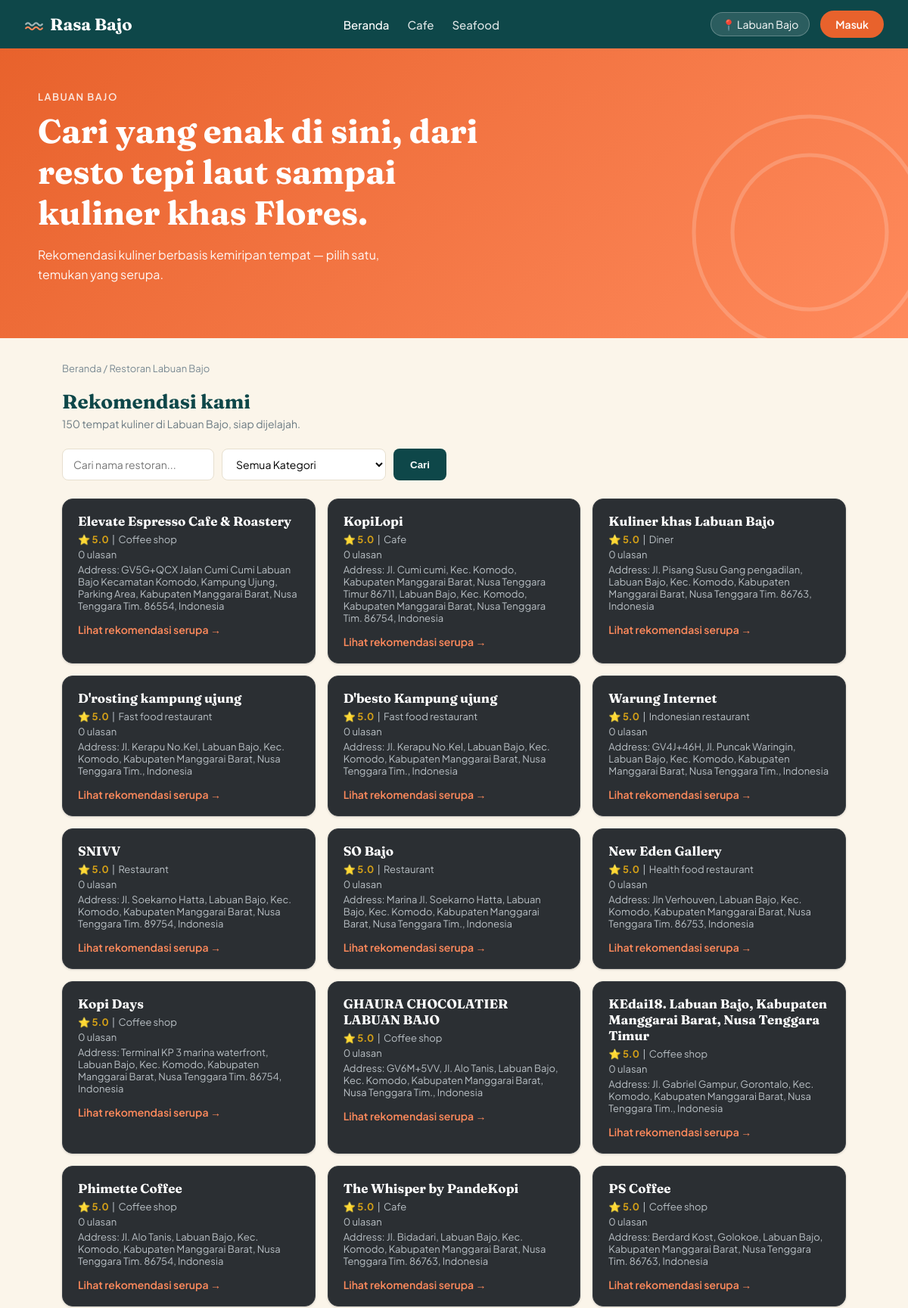
The page / (upper part) on the database its author committed.
### tables this page shows
CREATE TABLE `restoran` (
  `id_restoran` int(11) NOT NULL,
  `restoran_id_csv` int(11) DEFAULT NULL,
  `url` text DEFAULT NULL,
  `nama` varchar(255) NOT NULL,
  `kategori` varchar(255) DEFAULT NULL,
  `kategori_utama` varchar(100) DEFAULT NULL,
  `rating` decimal(2,1) DEFAULT NULL,
  `jumlah_review` int(11) DEFAULT 0,
  `alamat` text DEFAULT NULL,
  `lat` decimal(10,7) DEFAULT NULL,
  `lng` decimal(10,7) DEFAULT NULL,
  `harga` varchar(50) DEFAULT NULL,
  `query_asal` varchar(255) DEFAULT NULL,
  `created_at` timestamp NOT NULL DEFAULT current_timestamp()
);

### application/controllers/Home.php (called while the page is built, shortened)
<?php
class Home extends CI_Controller
{
    public function __construct()
    {
        $this->load->model('Restoran_model');
        $this->load->model('Similarity_model');
        $this->load->helper('url');
        $this->load->library('session');
    }
    public function index()
    {
        $keyword = $this->input->get('keyword') ? $this->input->get('keyword') : '';
        $kategori = $this->input->get('kategori') ? $this->input->get('kategori') : '';
        $data['restoran_list'] = $this->Restoran_model->cari_dengan_filter($keyword, $kategori);
        $data['kategori_list'] = $this->Restoran_model->daftar_kategori();
        $data['keyword'] = $keyword;
        $data['filter_kategori'] = $kategori;
        $data['halaman_aktif'] = 'beranda';
        $this->load->view('layout/header', $data);
        $this->load->view('home/index', $data);
        $this->load->view('layout/footer');
    }
}

### index.php (called while the page is built, shortened)
<?php
require_once BASEPATH.'core/CodeIgniter.php';

### application/models/Restoran_model.php (called while the page is built, shortened)
<?php
class Restoran_model extends CI_Model
{
    public function cari_dengan_filter($keyword = '', $kategori = '')
    {
        $this->db->select('id_restoran, restoran_id_csv, nama, kategori_utama, rating, jumlah_review, alamat');
        $this->db->from('restoran');
        $this->db->order_by('rating', 'DESC');
        return $this->db->get()->result_array();
    }
    public function daftar_kategori()
    {
        $this->db->distinct();
        $this->db->select('kategori_utama');
        $this->db->from('restoran');
        $this->db->where('kategori_utama IS NOT NULL');
        $this->db->order_by('kategori_utama', 'ASC');
        return $this->db->get()->result_array();
    }
}

### application/views/home/index.php (the view, shortened to what this page needs)
<section class="hero">
    <div class="hero-inner">
        <div class="hero-eyebrow">Labuan Bajo</div>
        <h1>Cari yang enak di sini, dari resto tepi laut sampai kuliner khas Flores.</h1>
        <p>Rekomendasi kuliner berbasis kemiripan tempat — pilih satu, temukan yang serupa.</p>
    </div>
    <svg class="hero-waves" viewBox="0 0 200 200" xmlns="http://www.w3.org/2000/svg">
        <circle cx="100" cy="100" r="90" fill="none" stroke="white" stroke-width="3"/>
        <circle cx="100" cy="100" r="60" fill="none" stroke="white" stroke-width="3"/>
    </svg>
</section>
<div class="container">
    <div class="breadcrumb">Beranda / Restoran Labuan Bajo</div>
    <div class="section-title">
        <h2>Rekomendasi kami</h2>
        <p><?php echo count($restoran_list); ?> tempat kuliner di Labuan Bajo, siap dijelajah.</p>
    </div>
    <form class="form-filter" method="GET" action="<?php echo base_url(); ?>">
        <input type="text" name="keyword" placeholder="Cari nama restoran..." value="<?php echo htmlspecialchars($keyword); ?>">
        <select name="kategori">
            <option value="">Semua Kategori</option>
        </select>
        <button type="submit">Cari</button>
    </form>
    <div class="card-grid">
        <?php if (count($restoran_list) > 0): ?>
            <?php foreach ($restoran_list as $r): ?>
                <div class="card">
                    <h3><?php echo htmlspecialchars($r['nama']); ?></h3>
                    <div class="meta"><span class="rating">⭐ <?php echo htmlspecialchars($r['rating']); ?></span> &nbsp;|&nbsp; <?php echo htmlspecialchars($r['kategori_utama']); ?></div>
                    <div class="meta"><?php echo (int) $r['jumlah_review']; ?> ulasan</div>
                    <div class="meta"><?php echo htmlspecialchars($r['alamat']); ?></div>
                    <a class="lihat" href="<?php echo base_url('restoran/' . $r['restoran_id_csv']); ?>">Lihat rekomendasi serupa &rarr;</a>
                </div>
            <?php endforeach; ?>
        <?php else: ?>
            <p>Tidak ada restoran ditemukan.</p>
        <?php endif; ?>
    </div>
</div>

### assets/style.css (style rules this page uses)
:root { --teal-deep: #0E4749; --teal-mid: #14625F; --coral: #E8622C; --coral-light: #FF8A5C; --sand: #FBF5EA; --sand-card: #FFFFFF; --charcoal: #22303C; --gold: #D4A017; --border-soft: #E7DFCF; }
* { box-sizing: border-box; }
body { margin: 0; font-family: 'Plus Jakarta Sans', sans-serif; background: var(--sand); color: var(--charcoal); }
h1, h2, h3 { font-family: 'Fraunces', serif; margin: 0; }
a { color: inherit; }
.hero { background: linear-gradient(135deg, var(--coral) 0%, var(--coral-light) 100%); color: white; padding: 56px 32px; position: relative; overflow: hidden; }
.hero-inner { max-width: 1100px; margin: 0 auto; position: relative; z-index: 2; }
.hero-eyebrow { font-size: 13px; letter-spacing: 1.5px; text-transform: uppercase; opacity: 0.85; font-weight: 600; margin-bottom: 10px; }
.hero h1 { font-size: 44px; font-weight: 700; margin-bottom: 14px; max-width: 620px; }
.hero p { font-size: 16px; max-width: 480px; opacity: 0.95; line-height: 1.6; }
.hero-waves { position: absolute; right: -40px; bottom: -30px; opacity: 0.18; width: 340px; }
.container { max-width: 1100px; margin: 0 auto; padding: 32px; }
.breadcrumb { font-size: 13px; color: #7A8A93; margin-bottom: 20px; }
.section-title h2 { font-size: 26px; color: var(--teal-deep); }
.section-title p { color: #6B7A82; margin-top: 4px; font-size: 14px; }
.form-filter { margin: 24px 0; display: flex; gap: 10px; flex-wrap: wrap; }
.form-filter input, .form-filter select { padding: 10px 14px; border-radius: 8px; border: 1px solid var(--border-soft); font-family: inherit; font-size: 14px; background: white; }
.form-filter button { background: var(--teal-deep); color: white; border: none; padding: 10px 22px; border-radius: 8px; font-weight: 600; cursor: pointer; }
.card-grid { display: grid; grid-template-columns: repeat(auto-fill, minmax(260px, 1fr)); gap: 16px; }
.card { background: #2B2F33; border-radius: 14px; padding: 18px 20px; box-shadow: 0 1px 3px rgba(0,0,0,0.15); border: 1px solid #3A3F44; }
.card h3 { font-size: 17px; margin-bottom: 6px; color: white; }
.card .meta { color: #B9C0C5; font-size: 13px; margin-bottom: 4px; }
.rating { color: var(--gold); font-weight: 700; }
.card a.lihat { display: inline-block; margin-top: 10px; color: var(--coral-light); text-decoration: none; font-weight: 600; font-size: 14px; }

### rows shown on the page
restoran: nama "Elevate Espresso Cafe & Roastery", rating "5.0", kategori_utama "Coffee shop", jumlah_review "0", alamat "Address: GV5G+QCX Jalan Cumi Cumi Labuan Bajo Kecamatan Komodo, Kampung Ujung, Parking Area, Kabupaten Manggarai Barat, Nusa Tenggara Tim. 86554, Indonesia"
restoran: nama "KopiLopi", rating "5.0", kategori_utama "Cafe", jumlah_review "0", alamat "Address: Jl. Cumi cumi, Kec. Komodo, Kabupaten Manggarai Barat, Nusa Tenggara Timur 86711, Labuan Bajo, Kec. Komodo, Kabupaten Manggarai Barat, Nusa Tenggara Tim. 86754, Indonesia"
restoran: nama "Kuliner khas Labuan Bajo", rating "5.0", kategori_utama "Diner", jumlah_review "0", alamat "Address: Jl. Pisang Susu Gang pengadilan, Labuan Bajo, Kec. Komodo, Kabupaten Manggarai Barat, Nusa Tenggara Tim. 86763, Indonesia"
restoran: nama "D'rosting kampung ujung", rating "5.0", kategori_utama "Fast food restaurant", jumlah_review "0", alamat "Address: Jl. Kerapu No.Kel, Labuan Bajo, Kec. Komodo, Kabupaten Manggarai Barat, Nusa Tenggara Tim., Indonesia"
restoran: nama "D'besto Kampung ujung", rating "5.0", kategori_utama "Fast food restaurant", jumlah_review "0", alamat "Address: Jl. Kerapu No.Kel, Labuan Bajo, Kec. Komodo, Kabupaten Manggarai Barat, Nusa Tenggara Tim., Indonesia"
restoran: nama "Warung Internet", rating "5.0", kategori_utama "Indonesian restaurant", jumlah_review "0", alamat "Address: GV4J+46H, Jl. Puncak Waringin, Labuan Bajo, Kec. Komodo, Kabupaten Manggarai Barat, Nusa Tenggara Tim., Indonesia"
restoran: nama "SNIVV", rating "5.0", kategori_utama "Restaurant", jumlah_review "0", alamat "Address: Jl. Soekarno Hatta, Labuan Bajo, Kec. Komodo, Kabupaten Manggarai Barat, Nusa Tenggara Tim. 89754, Indonesia"
restoran: nama "SO Bajo", rating "5.0", kategori_utama "Restaurant", jumlah_review "0", alamat "Address: Marina Jl. Soekarno Hatta, Labuan Bajo, Kec. Komodo, Kabupaten Manggarai Barat, Nusa Tenggara Tim., Indonesia"
restoran: nama "New Eden Gallery", rating "5.0", kategori_utama "Health food restaurant", jumlah_review "0", alamat "Address: Jln Verhouven, Labuan Bajo, Kec. Komodo, Kabupaten Manggarai Barat, Nusa Tenggara Tim. 86753, Indonesia"
restoran: nama "Kopi Days", rating "5.0", kategori_utama "Coffee shop", jumlah_review "0", alamat "Address: Terminal KP 3 marina waterfront, Labuan Bajo, Kec. Komodo, Kabupaten Manggarai Barat, Nusa Tenggara Tim. 86754, Indonesia"
restoran: nama "GHAURA CHOCOLATIER LABUAN BAJO", rating "5.0", kategori_utama "Coffee shop", jumlah_review "0", alamat "Address: GV6M+5VV, Jl. Alo Tanis, Labuan Bajo, Kec. Komodo, Kabupaten Manggarai Barat, Nusa Tenggara Tim., Indonesia"
restoran: nama "KEdai18. Labuan Bajo, Kabupaten Manggarai Barat, Nusa Tenggara Timur", rating "5.0", kategori_utama "Coffee shop", jumlah_review "0", alamat "Address: Jl. Gabriel Gampur, Gorontalo, Kec. Komodo, Kabupaten Manggarai Barat, Nusa Tenggara Tim., Indonesia"
restoran: nama "Phimette Coffee", rating "5.0", kategori_utama "Coffee shop", jumlah_review "0", alamat "Address: Jl. Alo Tanis, Labuan Bajo, Kec. Komodo, Kabupaten Manggarai Barat, Nusa Tenggara Tim. 86754, Indonesia"
restoran: nama "The Whisper by PandeKopi", rating "5.0", kategori_utama "Cafe", jumlah_review "0", alamat "Address: Jl. Bidadari, Labuan Bajo, Kec. Komodo, Kabupaten Manggarai Barat, Nusa Tenggara Tim. 86763, Indonesia"
restoran: nama "PS Coffee", rating "5.0", kategori_utama "Coffee shop", jumlah_review "0", alamat "Address: Berdard Kost, Golokoe, Labuan Bajo, Kabupaten Manggarai Barat, Nusa Tenggara Tim. 86763, Indonesia"

### other values the page prints
count($restoran_list) "150"
